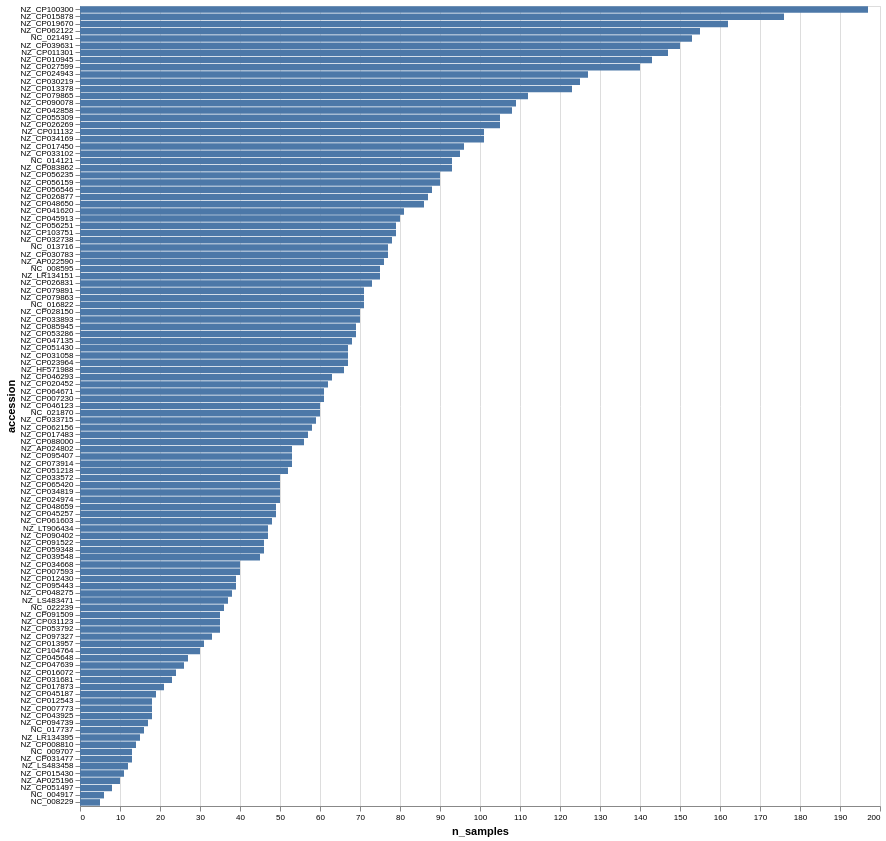

Notebook code cell kept with this figure:
### Code cell
fontsize = 8
#plot number of samples per accession
alt.Chart(who_rki_sampled_species).mark_bar().encode(
    y=alt.Y('accession:N', sort='-x', axis=alt.Axis(labelAngle=0)),
    x=alt.X('n_samples:Q', title='n_samples'),
).properties(
    width=800, 
    height=800
).configure_axis(
    labelFontSize=fontsize,
    #titleFontSize=fontsize,
)
